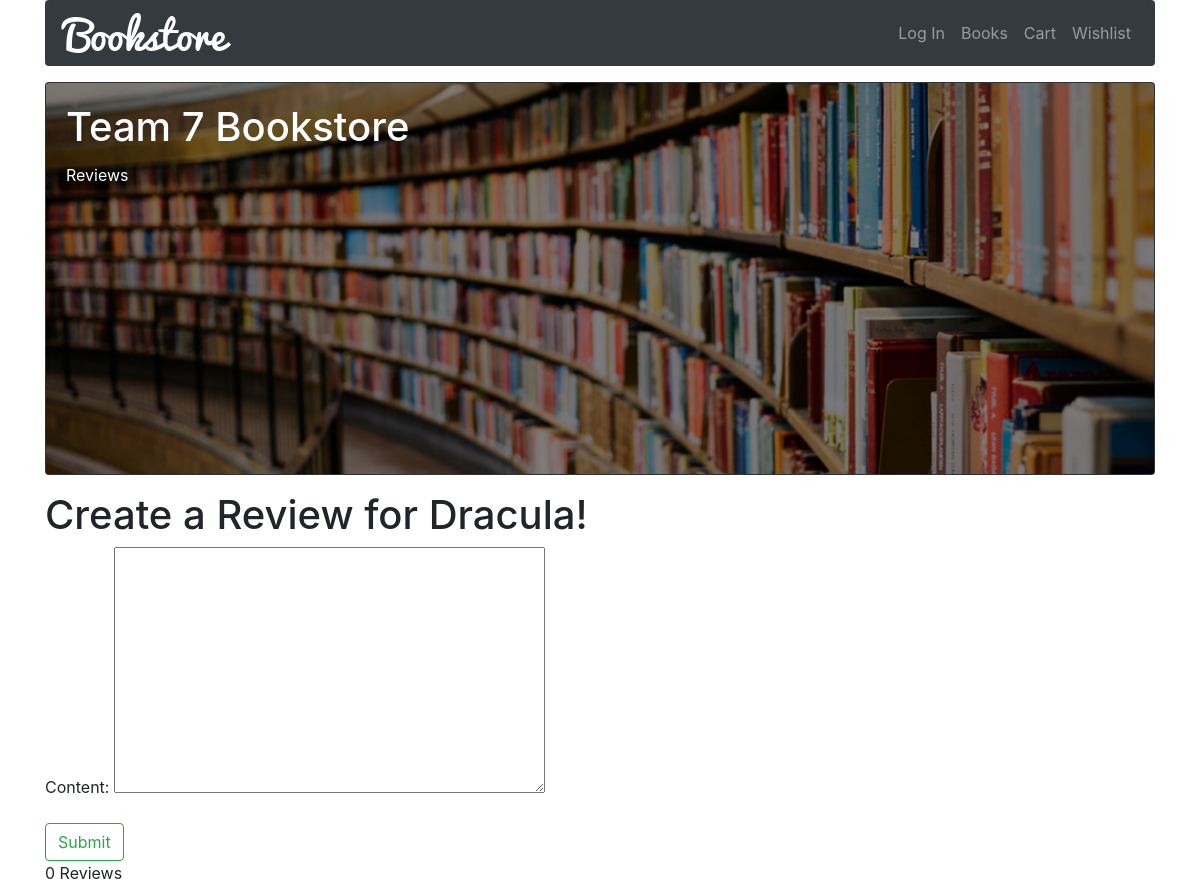
The page /reviews/8/Dracula on the database as committed earlier.
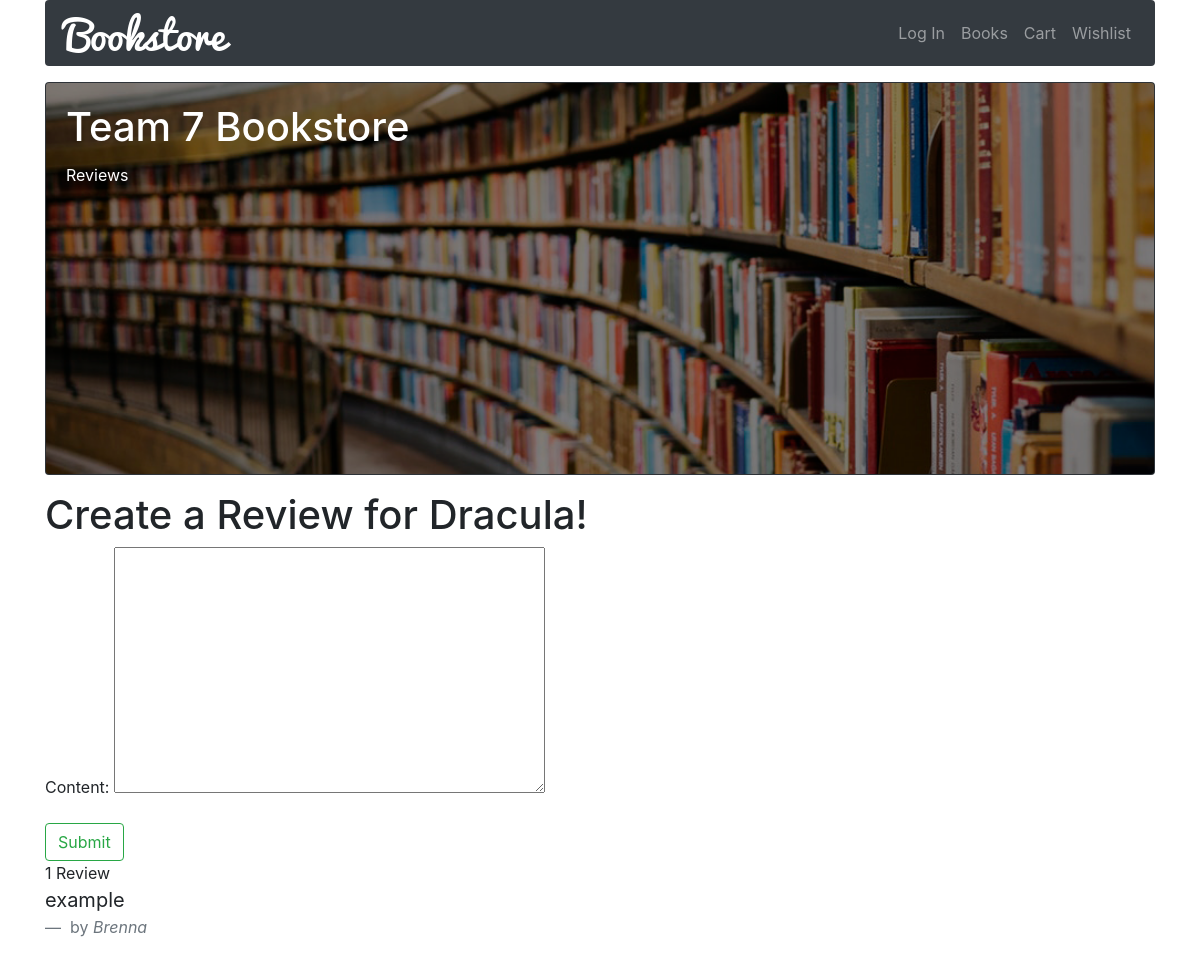
The same page on the database as committed later.
### reviews/models.py (models this page shows, shortened)
class Review(models.Model):
	content = models.TextField()
	date_posted = models.DateTimeField(auto_now_add=True)
	author = models.ForeignKey(User, on_delete=models.CASCADE)
	book = models.ForeignKey(Book, on_delete=models.CASCADE)

### reviews/views.py (the view)
# urls.py: path(r'reviews/<id>/<title>', views.reviews, name='reviews'),
def reviews(request, id, title):
	book = get_object_or_404(Book, id=id, title=title)
	reviews = Review.objects.filter(book=book).order_by('-id')
	if request.method == 'POST':
		review_form = ReviewForm(request.POST or None)
		if review_form.is_valid():
			content = request.POST.get('content')
			review = Review.objects.create(book=book, author=request.user, content=content)
			review.save()
			return HttpResponseRedirect(request.path_info)
	else:
			review_form= ReviewForm()
	context = {
    	'title': 'Reviews',
    	'reviews': reviews,
    	'review_form': review_form,
    	'book_title': book.title
    }
	return render(request, 'reviews/reviews.html', context)

### reviews/forms.py
class ReviewForm(forms.ModelForm):
	class Meta:
		model = Review
		fields = ('content',)

### reviews/templates/reviews/reviews.html (shortened to what this page needs)
{% extends 'base.html' %}
{% block content %}
	<h1>Create a Review for {{ book_title }}!</h1>
	<form method="post">
		{{ review_form.as_p}}
		<input type="submit" value="Submit" class="btn btn-outline-success">
	</form>
	<div class="main-content-section">
		{{ reviews.count }} Review{{ reviews|pluralize }}
		{% for review in reviews %}
			<blockquote class="blockquote">
				<p class="mb-0">{{ review.content }}</p>
				<footer class="blockquote-footer"> by <cite title="Source Title">{{ review.author|capfirst }}</cite></footer>
			</blockquote>
    	{% endfor %}
    </div>
{% endblock content %}

Rows that differ between the two databases and show on the page:
added Review: content "example", author "Brenna"
Other text that changed with them:
{{ reviews.count }}: "0" → "1"
